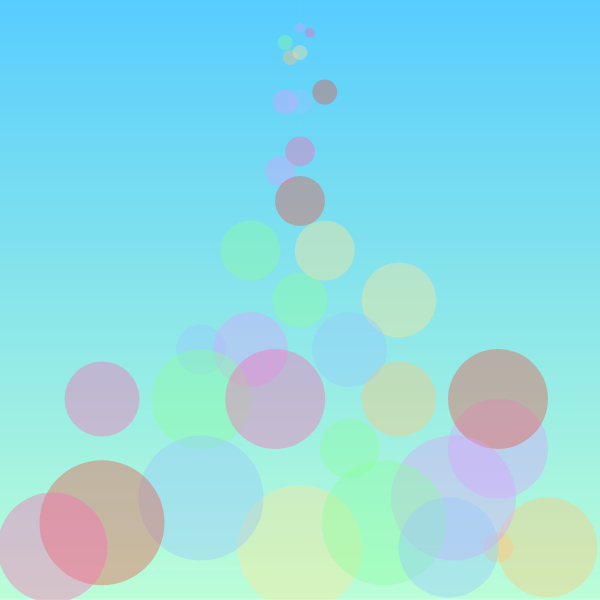
Frame 1 (no input)
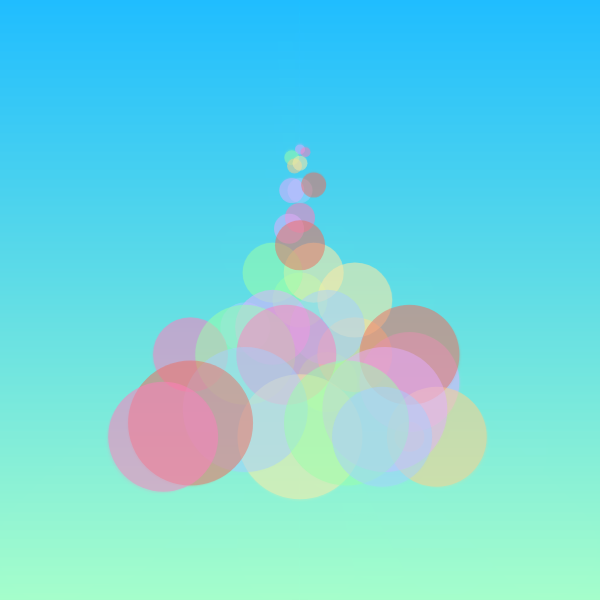
Frame 60 (no input)
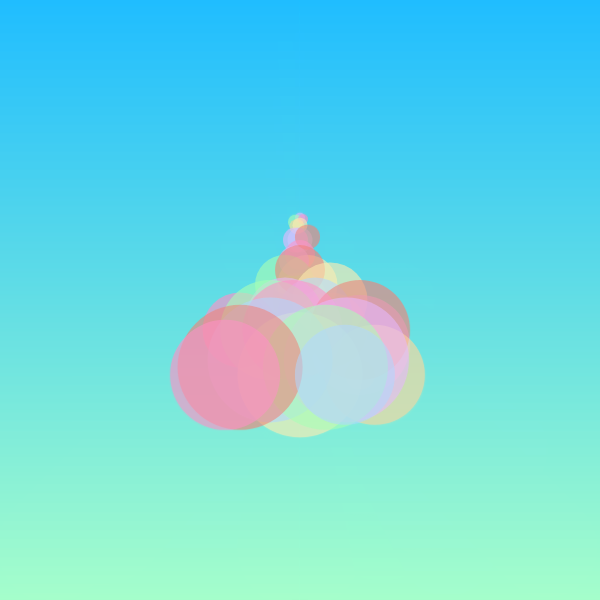
Frame 120 (the mouse pressed at the canvas centre since frame 60)

The p5.js sketch that drew these frames (run headless with seeded random() and noise() and a simulated clock; from frame 60 on, the mouse is pressed at the canvas centre):

// p5.js sketch
// ── sketch.js
let color1, color2;
let t = 0.01; 
let cx, cy;
//defining cordinates
let x1=300, y1=25;
let x2=285, y2=40;
let x3=310, y3=30;
let x4=290, y4=55;
let x5=300, y5=50;
let x6=300, y6=100;
let x7=285, y7=100;
let x8=300, y8=300;
let x9=325, y9=90;
let x10=300, y10=150;
let x11=500, y11=550;
let x12=325, y12=250;
let x13=200, y13=350;
let x14=280, y14=170;
let x15=350, y15=450;
let x16=250, y16=250;
let x17=300, y17=200;
let x18=100, y18=400;
let x19=400, y19=400;
let x20=400, y20=300;
let x21=350, y21=350;
let x22=250, y22=350;
let x23=500, y23=450;
let x24=200, y24=400;
let x25=500, y25=400;
let x26=275, y26=400;
let x27=550, y27=550;
let x28=300, y28=550;
let x29=200, y29=500;
let x30=455, y30=500;
let x31=385, y31=525;
let x32=100, y32=525;
let x33=50, y33=550;
let x34=450, y34=550;   

let a, b, c, d, e, f, g,a1,b1,c1,d1,e1,f1,g1;
//background gradient
function setup() {
  createCanvas(600, 600);
  color1 = color("#20BDFF");
  color2 = color("#A5FECB");
  cx = width/2;
  cy = height/2;
//color pallete
  a = color(255, 105, 180, 100);
  b = color(255, 200, 120, 100);
  c = color(255, 230, 150, 100);
  d = color(150, 200, 255, 100);
  e = color(220, 160, 255, 100);
  f = color(138, 255, 156, 100);
  g = color(234, 86, 69, 100);

  
}

function draw() {
  for(let y=0; y<height; y++){
    let n = map(y,0,height,0,1);
    let newcolor = lerpColor(color1,color2,n);
    stroke(newcolor);
    line(0,y,width, y);
  }

  noStroke();
//position shift of circles
  x1=lerp(x1,cx,t); 
  y1=lerp(y1,cy,t);
  x2=lerp(x2,cx,t); 
  y2=lerp(y2,cy,t);
  x3=lerp(x3,cx,t); 
  y3=lerp(y3,cy,t);
  x4=lerp(x4,cx,t); 
  y4=lerp(y4,cy,t);
  x5=lerp(x5,cx,t); 
  y5=lerp(y5,cy,t);
  x6=lerp(x6,cx,t); 
  y6=lerp(y6,cy,t);
  x7=lerp(x7,cx,t); 
  y7=lerp(y7,cy,t);
  x8=lerp(x8,cx,t); 
  y8=lerp(y8,cy,t);
  x9=lerp(x9,cx,t); 
  y9=lerp(y9,cy,t);
  x10=lerp(x10,cx,t); 
  y10=lerp(y10,cy,t);
  x11=lerp(x11,cx,t); 
  y11=lerp(y11,cy,t);
  x12=lerp(x12,cx,t); 
  y12=lerp(y12,cy,t);
  x13=lerp(x13,cx,t); 
  y13=lerp(y13,cy,t);
  x14=lerp(x14,cx,t); 
  y14=lerp(y14,cy,t);
  x15=lerp(x15,cx,t); 
  y15=lerp(y15,cy,t);
  x16=lerp(x16,cx,t); 
  y16=lerp(y16,cy,t);
  x17=lerp(x17,cx,t); 
  y17=lerp(y17,cy,t);
  x18=lerp(x18,cx,t); 
  y18=lerp(y18,cy,t);
  x19=lerp(x19,cx,t); 
  y19=lerp(y19,cy,t);
  x20=lerp(x20,cx,t); 
  y20=lerp(y20,cy,t);
  x21=lerp(x21,cx,t); 
  y21=lerp(y21,cy,t);
  x22=lerp(x22,cx,t); 
  y22=lerp(y22,cy,t);
  x23=lerp(x23,cx,t); 
  y23=lerp(y23,cy,t);
  x24=lerp(x24,cx,t); 
  y24=lerp(y24,cy,t);
  x25=lerp(x25,cx,t); 
  y25=lerp(y25,cy,t);
  x26=lerp(x26,cx,t); 
  y26=lerp(y26,cy,t);
  x27=lerp(x27,cx,t); 
  y27=lerp(y27,cy,t);
  x28=lerp(x28,cx,t); 
  y28=lerp(y28,cy,t);
  x29=lerp(x29,cx,t); 
  y29=lerp(y29,cy,t);
  x30=lerp(x30,cx,t); 
  y30=lerp(y30,cy,t);
  x31=lerp(x31,cx,t); 
  y31=lerp(y31,cy,t);
  x32=lerp(x32,cx,t); 
  y32=lerp(y32,cy,t);
  x33=lerp(x33,cx,t); 
  y33=lerp(y33,cy,t);
  x34=lerp(x34,cx,t); 
  y34=lerp(y34,cy,t);
  let fade = constrain(frameCount/450, 0, 1);
  //color transition
  a1=(lerpColor(a, color(255,255,255,255), fade));
  b1=(lerpColor(b, color(255,255,255,255), fade));
  c1=(lerpColor(c, color(255,255,255,255), fade));
  d1=(lerpColor(d, color(255,255,255,255), fade));
  e1=(lerpColor(e, color(255,255,255,255), fade));
  f1=(lerpColor(f, color(255,255,255,255), fade));
  g1=(lerpColor(g, color(255,255,255,255), fade));

  fill(e1); 
  ellipse(x1, y1, 10, 10);
  fill(f1); 
  ellipse(x2, y2, 15, 15);
  fill(a1); 
  ellipse(x3, y3, 10, 10);
  fill(b1); 
  ellipse(x4, y4, 15, 15);
  fill(c1); 
  ellipse(x5, y5, 15, 15);
  fill(d1); 
  ellipse(x6, y6, 25, 25);
  fill(e1); 
  ellipse(x7, y7, 25, 25);
  fill(f1); 
  ellipse(x8, y8, 55, 55);
  fill(g1); 
  ellipse(x9, y9, 25, 25);
  fill(a1); 
  ellipse(x10, y10, 30, 30);
  fill(b1); 
  ellipse(x11, y11, 30, 30);
  fill(c1); 
  ellipse(x12, y12, 60, 60);
  fill(d1); 
  ellipse(x13, y13, 50, 50);
  fill(e1); 
  ellipse(x14, y14, 30, 30);
  fill(f1); 
  ellipse(x15, y15, 60, 60);
  fill(f1); 
  ellipse(x16, y16, 60, 60);
  fill(g1); 
  ellipse(x17, y17, 50, 50);
  fill(a1); 
  ellipse(x18, y18, 75, 75);
  fill(b1); 
  ellipse(x19, y19, 75, 75);
  fill(c1); 
  ellipse(x20, y20, 75, 75);
  fill(d1); 
  ellipse(x21, y21, 75, 75);
  fill(e1); 
  ellipse(x22, y22, 75, 75);
  fill(e1); 
  ellipse(x23, y23, 100, 100);
  fill(f1); 
  ellipse(x24, y24, 100, 100);
  fill(g1); 
  ellipse(x25, y25, 100, 100);
  fill(a1); 
  ellipse(x26, y26, 100, 100);
  fill(b1); 
  ellipse(x27, y27, 100, 100);
  fill(c1); 
  ellipse(x28, y28, 125, 125);
  fill(d1); 
  ellipse(x29, y29, 125, 125);
  fill(e1); 
  ellipse(x30, y30, 125, 125);
  fill(f1); 
  ellipse(x31, y31, 125, 125);
  fill(g1); 
  ellipse(x32, y32, 125, 125);
  fill(a1); 
  ellipse(x33, y33, 110, 110);
  fill(d1); 
  ellipse(x34, y34, 100, 100);
}
